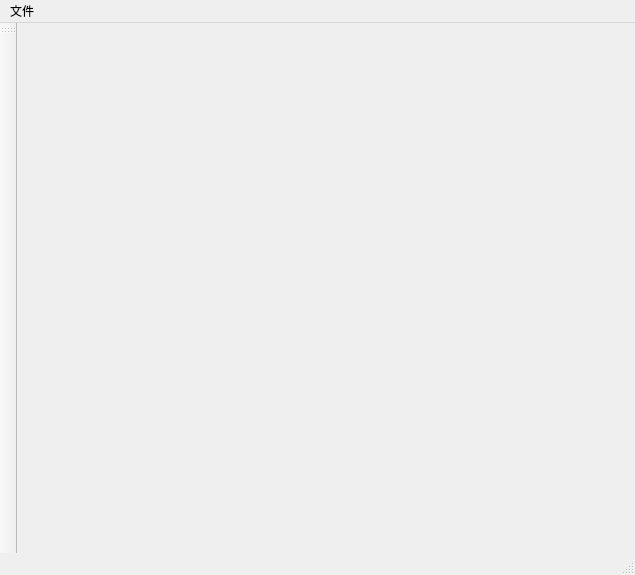
<?xml version="1.0" encoding="UTF-8"?>
<ui version="4.0">
 <class>MainWindow</class>
 <widget class="QMainWindow" name="MainWindow">
  <property name="geometry">
   <rect>
    <x>0</x>
    <y>0</y>
    <width>635</width>
    <height>575</height>
   </rect>
  </property>
  <property name="windowTitle">
   <string>MainWindow</string>
  </property>
  <widget class="QWidget" name="centralWidget"/>
  <widget class="QToolBar" name="mainToolBar">
   <attribute name="toolBarArea">
    <enum>LeftToolBarArea</enum>
   </attribute>
   <attribute name="toolBarBreak">
    <bool>false</bool>
   </attribute>
  </widget>
  <widget class="QStatusBar" name="statusBar"/>
  <widget class="QMenuBar" name="menuBar">
   <property name="geometry">
    <rect>
     <x>0</x>
     <y>0</y>
     <width>635</width>
     <height>34</height>
    </rect>
   </property>
   <widget class="QMenu" name="menu">
    <property name="title">
     <string>文件</string>
    </property>
    <addaction name="actionNew"/>
   </widget>
   <addaction name="menu"/>
  </widget>
  <action name="actionNew">
   <property name="text">
    <string>New</string>
   </property>
  </action>
 </widget>
 <layoutdefault spacing="6" margin="11"/>
 <resources/>
 <connections/>
</ui>
